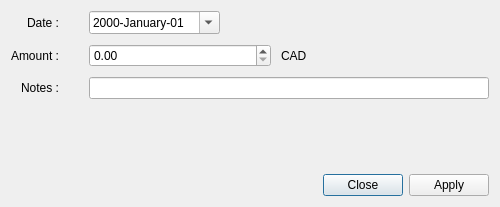
<?xml version="1.0" encoding="UTF-8"?>
<ui version="4.0">
 <class>EditIrregularElementDialog</class>
 <widget class="QDialog" name="EditIrregularElementDialog">
  <property name="geometry">
   <rect>
    <x>0</x>
    <y>0</y>
    <width>500</width>
    <height>207</height>
   </rect>
  </property>
  <property name="windowTitle">
   <string>Dialog</string>
  </property>
  <layout class="QVBoxLayout" name="verticalLayout_2">
   <item>
    <layout class="QVBoxLayout" name="verticalLayout">
     <item>
      <layout class="QFormLayout" name="formLayout">
       <property name="labelAlignment">
        <set>Qt::AlignmentFlag::AlignRight|Qt::AlignmentFlag::AlignTrailing|Qt::AlignmentFlag::AlignVCenter</set>
       </property>
       <property name="horizontalSpacing">
        <number>30</number>
       </property>
       <property name="verticalSpacing">
        <number>10</number>
       </property>
       <item row="0" column="0">
        <widget class="QLabel" name="label">
         <property name="font">
          <font>
           <bold>false</bold>
          </font>
         </property>
         <property name="text">
          <string>Date :</string>
         </property>
        </widget>
       </item>
       <item row="0" column="1">
        <layout class="QHBoxLayout" name="horizontalLayout_3">
         <item>
          <widget class="QDateEdit" name="dateEdit">
           <property name="sizePolicy">
            <sizepolicy hsizetype="Preferred" vsizetype="Preferred">
             <horstretch>0</horstretch>
             <verstretch>0</verstretch>
            </sizepolicy>
           </property>
           <property name="maximumDateTime">
            <datetime>
             <hour>16</hour>
             <minute>59</minute>
             <second>59</second>
             <year>2999</year>
             <month>12</month>
             <day>31</day>
            </datetime>
           </property>
           <property name="maximumDate">
            <date>
             <year>2999</year>
             <month>12</month>
             <day>31</day>
            </date>
           </property>
           <property name="minimumDate">
            <date>
             <year>1999</year>
             <month>12</month>
             <day>22</day>
            </date>
           </property>
           <property name="currentSection">
            <enum>QDateTimeEdit::Section::YearSection</enum>
           </property>
           <property name="displayFormat">
            <string notr="true">yyyy-MMMM-dd</string>
           </property>
           <property name="calendarPopup">
            <bool>true</bool>
           </property>
           <property name="timeSpec">
            <enum>Qt::TimeSpec::LocalTime</enum>
           </property>
          </widget>
         </item>
         <item>
          <spacer name="horizontalSpacer_3">
           <property name="orientation">
            <enum>Qt::Orientation::Horizontal</enum>
           </property>
           <property name="sizeHint" stdset="0">
            <size>
             <width>40</width>
             <height>20</height>
            </size>
           </property>
          </spacer>
         </item>
        </layout>
       </item>
       <item row="1" column="0">
        <widget class="QLabel" name="label_2">
         <property name="font">
          <font>
           <bold>false</bold>
          </font>
         </property>
         <property name="text">
          <string>Amount :</string>
         </property>
        </widget>
       </item>
       <item row="1" column="1">
        <layout class="QHBoxLayout" name="horizontalLayout">
         <item>
          <widget class="QDoubleSpinBox" name="amountDoubleSpinBox">
           <property name="sizePolicy">
            <sizepolicy hsizetype="Expanding" vsizetype="Preferred">
             <horstretch>0</horstretch>
             <verstretch>0</verstretch>
            </sizepolicy>
           </property>
           <property name="showGroupSeparator" stdset="0">
            <bool>false</bool>
           </property>
          </widget>
         </item>
         <item>
          <spacer name="horizontalSpacer_2">
           <property name="orientation">
            <enum>Qt::Orientation::Horizontal</enum>
           </property>
           <property name="sizeType">
            <enum>QSizePolicy::Policy::Fixed</enum>
           </property>
           <property name="sizeHint" stdset="0">
            <size>
             <width>10</width>
             <height>20</height>
            </size>
           </property>
          </spacer>
         </item>
         <item>
          <widget class="QLabel" name="currencyLabel">
           <property name="text">
            <string>CAD</string>
           </property>
          </widget>
         </item>
         <item>
          <spacer name="horizontalSpacer_4">
           <property name="orientation">
            <enum>Qt::Orientation::Horizontal</enum>
           </property>
           <property name="sizeHint" stdset="0">
            <size>
             <width>40</width>
             <height>20</height>
            </size>
           </property>
          </spacer>
         </item>
        </layout>
       </item>
       <item row="2" column="0">
        <widget class="QLabel" name="label_3">
         <property name="font">
          <font>
           <bold>false</bold>
          </font>
         </property>
         <property name="text">
          <string>Notes :</string>
         </property>
        </widget>
       </item>
       <item row="2" column="1">
        <layout class="QHBoxLayout" name="horizontalLayout_4">
         <item>
          <widget class="QLineEdit" name="notesLineEdit">
           <property name="sizePolicy">
            <sizepolicy hsizetype="Expanding" vsizetype="Preferred">
             <horstretch>0</horstretch>
             <verstretch>0</verstretch>
            </sizepolicy>
           </property>
          </widget>
         </item>
        </layout>
       </item>
      </layout>
     </item>
     <item>
      <spacer name="verticalSpacer">
       <property name="orientation">
        <enum>Qt::Orientation::Vertical</enum>
       </property>
       <property name="sizeType">
        <enum>QSizePolicy::Policy::Fixed</enum>
       </property>
       <property name="sizeHint" stdset="0">
        <size>
         <width>20</width>
         <height>20</height>
        </size>
       </property>
      </spacer>
     </item>
     <item>
      <layout class="QHBoxLayout" name="horizontalLayout_2">
       <item>
        <spacer name="horizontalSpacer">
         <property name="orientation">
          <enum>Qt::Orientation::Horizontal</enum>
         </property>
         <property name="sizeHint" stdset="0">
          <size>
           <width>40</width>
           <height>20</height>
          </size>
         </property>
        </spacer>
       </item>
       <item>
        <widget class="QPushButton" name="closePushButton">
         <property name="text">
          <string>Close</string>
         </property>
        </widget>
       </item>
       <item>
        <widget class="QPushButton" name="applyPushButton">
         <property name="text">
          <string>Apply</string>
         </property>
         <property name="default">
          <bool>false</bool>
         </property>
        </widget>
       </item>
      </layout>
     </item>
    </layout>
   </item>
  </layout>
 </widget>
 <resources/>
 <connections/>
</ui>
